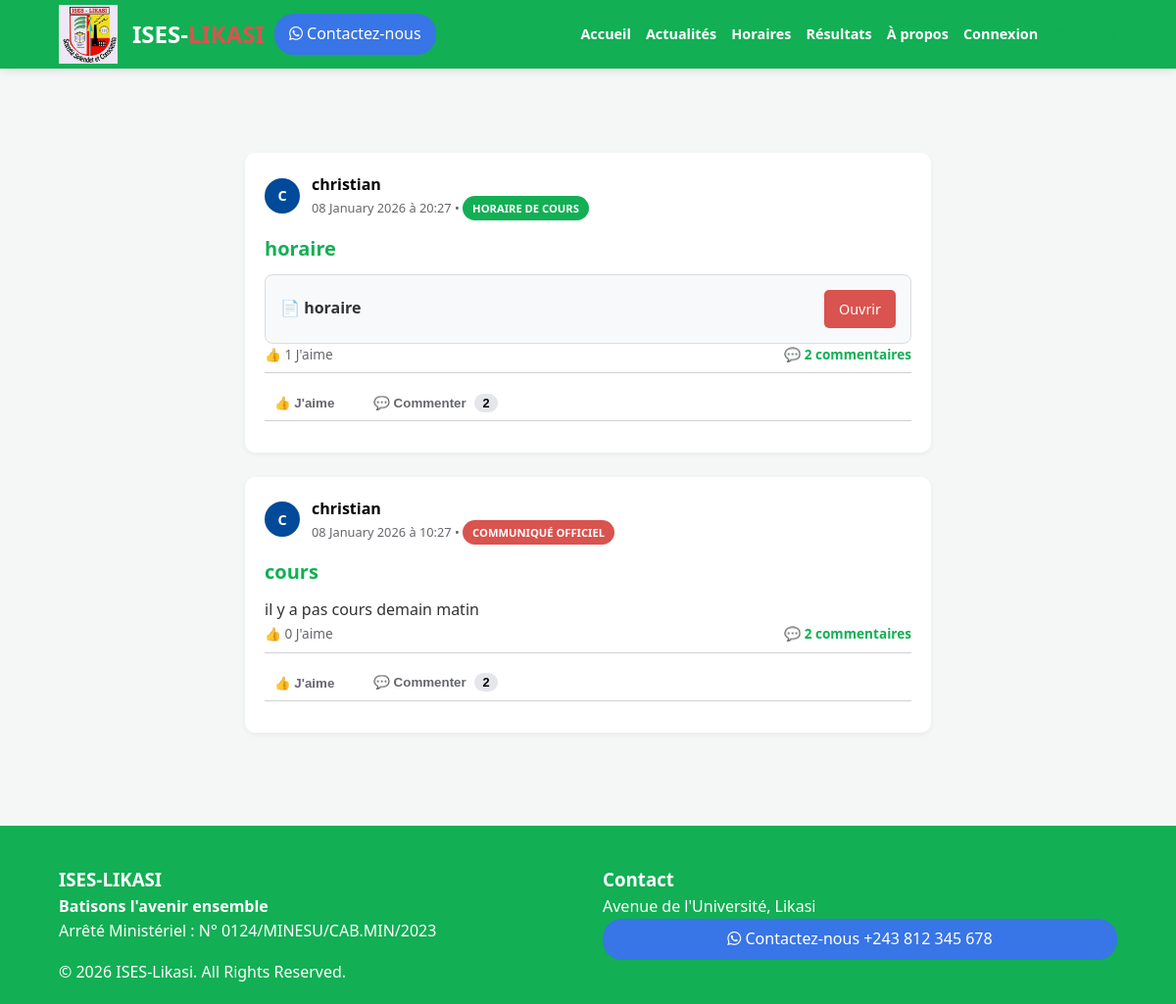
/, run on an earlier commit of the app's database.
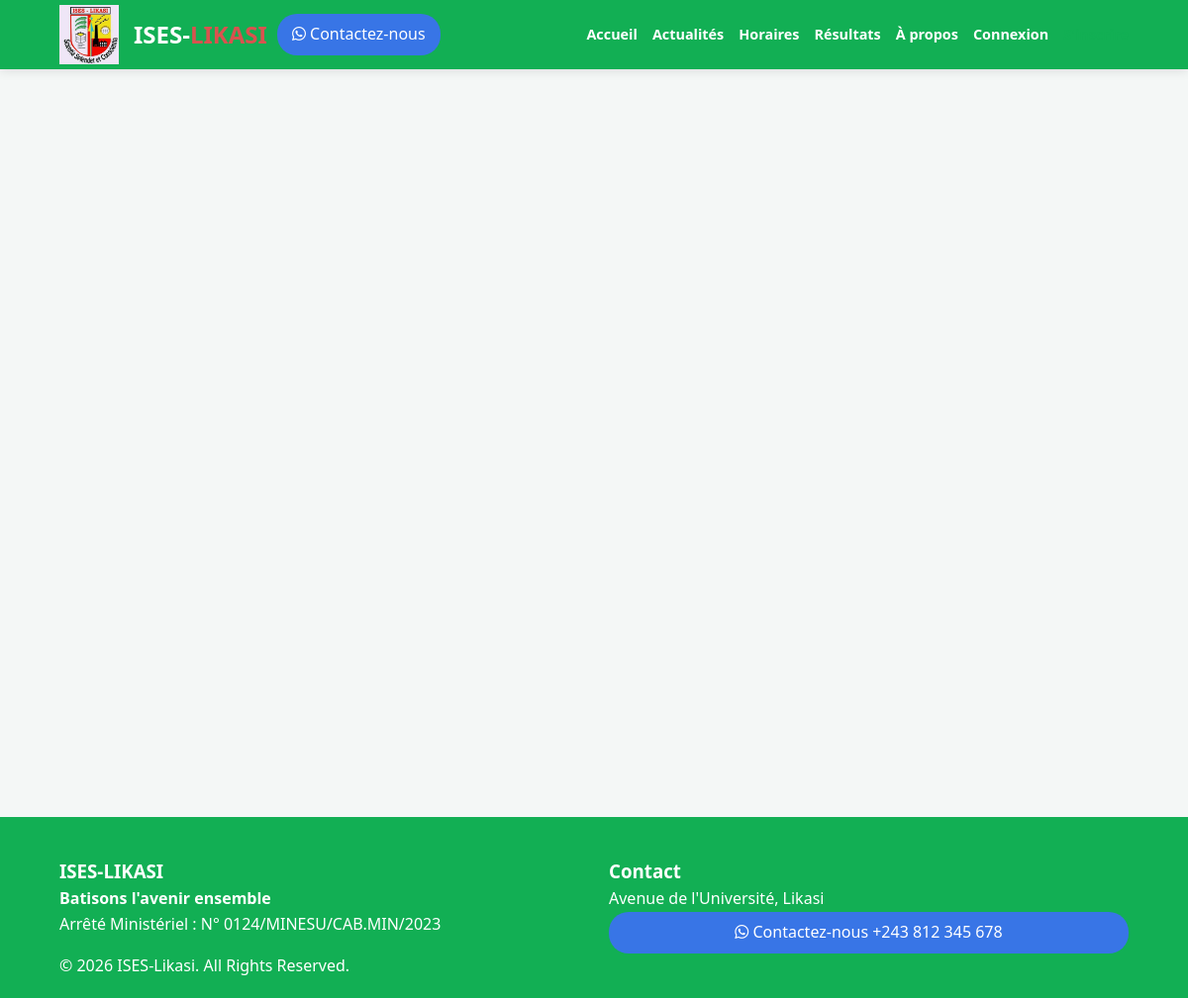
And on a later commit of the database.
### portal/models.py (models this page shows)
class Post(models.Model):
    POST_TYPES = (
        ('GENERAL', 'Publication Générale'),
        ('NEWS', 'Communiqué Officiel'),
        ('SCHEDULE', 'Horaire de Cours'),
    )
    author = models.ForeignKey(User, on_delete=models.CASCADE)
    post_type = models.CharField(max_length=10, choices=POST_TYPES, default='GENERAL')
    title = models.CharField(max_length=200)
    content = models.TextField()
    promotion = models.ForeignKey(Promotion, on_delete=models.CASCADE, blank=True, null=True)
    image = models.ImageField(upload_to='posts/', blank=True, null=True)
    video = models.FileField(upload_to='videos/', blank=True, null=True)
    document_pdf = models.FileField(upload_to='documents/', blank=True, null=True)
    created_at = models.DateTimeField(auto_now_add=True)
    likes = models.ManyToManyField(User, related_name='post_likes', blank=True)

### portal/views.py (the view)
# urls.py: path('', views.home_view, name='home'),
def home_view(request):
    posts = Post.objects.all().order_by('-created_at')
    return render(request, 'portal/home.html', {'posts': posts})

### portal/templates/portal/home.html (shortened to what this page needs)
{% extends 'portal/base.html' %}
{% load static %}
{% block content %}
<div class="feed-container">
    {% for post in posts %}
    <div class="post-card">
        <div class="post-header-meta">
            <div class="fb-avatar">{{ post.author.username|slice:":1"|upper }}</div>
            <div class="post-info">
                <span class="post-author-name"><strong>{{ post.author.get_full_name|default:post.author.username }}</strong></span>
                <span class="post-date">{{ post.created_at|date:"d F Y à H:i" }} • <span class="badge {{ post.post_type }}">{{ post.get_post_type_display }}</span></span>
            </div>
        </div>
        <div class="post-content">
            <h2 class="post-title">{{ post.title }}</h2>
            <p>{{ post.content|linebreaks }}</p>
            {% if post.document_pdf %}
                <div class="pdf-attachment">
                    <p>📄 <strong>{{ post.title }}</strong></p>
                    <a href="{{ post.document_pdf.url }}" class="btn-pdf-download" target="_blank">Ouvrir</a>
                </div>
            {% endif %}
        </div>
        <div class="fb-comments-wrapper">
            <div class="fb-comment-count">
                <span>👍 {{ post.likes.count }} J'aime</span>
                <span style="font-weight: 600; color: var(--blue);">💬 {{ post.comments.count }} commentaire{{ post.comments.count|pluralize }}</span>
            </div>
            <hr class="fb-divider">
            <div class="social-interaction-btns">
                <form action="{% url 'like_post' post.id %}" method="POST" style="display:inline;">
                    <button type="submit" class="interaction-btn {% if user in post.likes.all %}active-like{% endif %}">
                        {% if user in post.likes.all %}
                            💙 J'aime
                        {% else %}
                            👍 J'aime
                        {% endif %}
                    </button>
                </form>
                <button type="button" class="interaction-btn btn-toggle-comments" onclick="toggleComments('{{ post.id }}')">
                    💬 Commenter <span class="comment-badge">{{ post.comments.count }}</span>
                </button>
            </div>
            <hr class="fb-divider">
        </div>
    </div>
    {% endfor %}
</div>
{% endblock %}

What changed in the data, as far as the page shows it:
removed Post: author.username "C", author.get_full_name "christian", created_at "08 January 2026 à 20:27", post_type "HORAIRE DE COURS", title "horaire", likes.count "1", comments.count "2", shows "👍 J'aime"
removed Post: author.username "C", author.get_full_name "christian", created_at "08 January 2026 à 10:27", post_type "COMMUNIQUÉ OFFICIEL", title "cours", content "il y a pas cours demain matin", likes.count "0", comments.count "2", shows "👍 J'aime"
